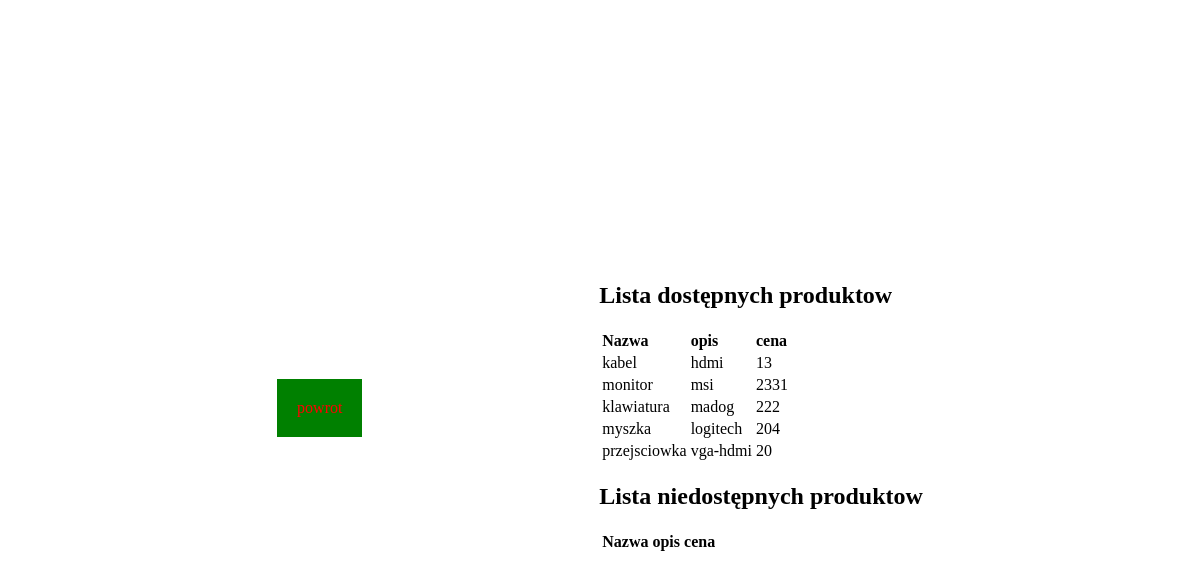
The app's page /view_product.php, older data.
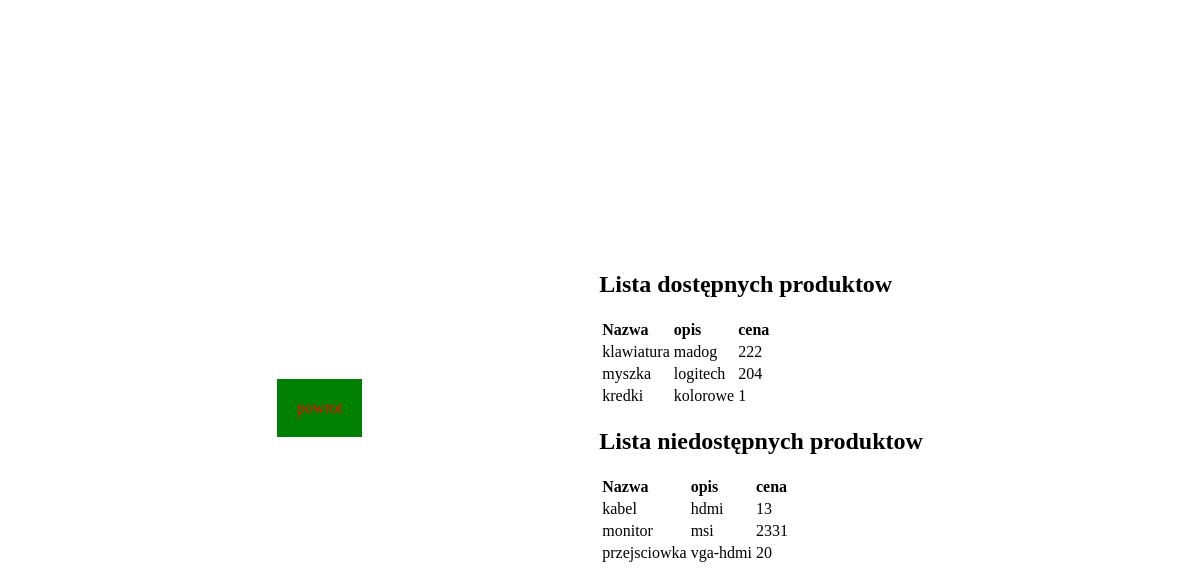
The same page, newer data.
### tables this page shows
CREATE TABLE `products` (
  `id` int(11) NOT NULL,
  `nazwa` varchar(20) DEFAULT NULL,
  `opis` varchar(30) DEFAULT NULL,
  `cena` double DEFAULT NULL,
  `dostepnosc` int(1) DEFAULT NULL
);

### view_product.php (the view, shortened to what this page needs)
<!DOCTYPE html>
<html lang="en">
<head>
</head>
<body>
    <a href="index.html" class="powrot">powrot</a>
    <section>
    <h1>Lista dostępnych produktow</h1>
        <?php
        $zmiennaB = mysqli_connect("localhost", "root", "", "erpdatabase");
        $sprawdzanie = "SELECT nazwa, opis, cena FROM products where dostepnosc=1";
        $wysylanie = mysqli_query($zmiennaB, $sprawdzanie);
        echo "<table>";
            echo "<tr>";
                echo "<td>";
                    echo "<b>"."Nazwa";
                echo "</td>";
                echo "<td>";
                    echo "<b>"."opis";
                echo "</td>";
                echo "<td>";
                    echo "<b>"."cena";
                echo "</td>";
            echo "</tr>";
        while ($pobieranie = mysqli_fetch_array($wysylanie)) {
            echo "<tr>";
            echo "<td>" . $pobieranie["nazwa"] . " " . "</td>";
            echo "<td>" . $pobieranie["opis"] . " " . "</td>";
            echo "<td>" . $pobieranie["cena"] . " " . "</td>";
            echo "</tr>";
        }
        echo "</table>"
        ?>
        <h1>Lista niedostępnych produktow</h1>
        <?php
        $zmiennaB = mysqli_connect("localhost", "root", "", "erpdatabase");
        $sprawdzanie = "SELECT nazwa, opis, cena FROM products where dostepnosc=0";
        $wysylanie = mysqli_query($zmiennaB, $sprawdzanie);
        echo "<table>";
            echo "<tr>";
                echo "<td>";
                    echo "<b>"."Nazwa";
                echo "</td>";
                echo "<td>";
                    echo "<b>"."opis";
                echo "</td>";
                echo "<td>";
                    echo "<b>"."cena";
                echo "</td>";
            echo "</tr>";
        while ($pobieranie = mysqli_fetch_array($wysylanie)) {
            echo "<tr>";
            echo "<td>" . $pobieranie["nazwa"] . " " . "</td>";
            echo "<td>" . $pobieranie["opis"] . " " . "</td>";
            echo "<td>" . $pobieranie["cena"] . " " . "</td>";
            echo "</tr>";
        }
        echo "</table>";
        ?>
    </section>
</body>
</html>

Row changes from the older to the newer data that the page shows:
added products: nazwa "kredki", opis "kolorowe", cena "1", shown under "Lista dostępnych produktow"
changed products "kabel": moves from the list under "Lista dostępnych produktow" to the list under "Lista niedostępnych produktow"
changed products "monitor": moves from the list under "Lista dostępnych produktow" to the list under "Lista niedostępnych produktow"
changed products "przejsciowka": moves from the list under "Lista dostępnych produktow" to the list under "Lista niedostępnych produktow"
